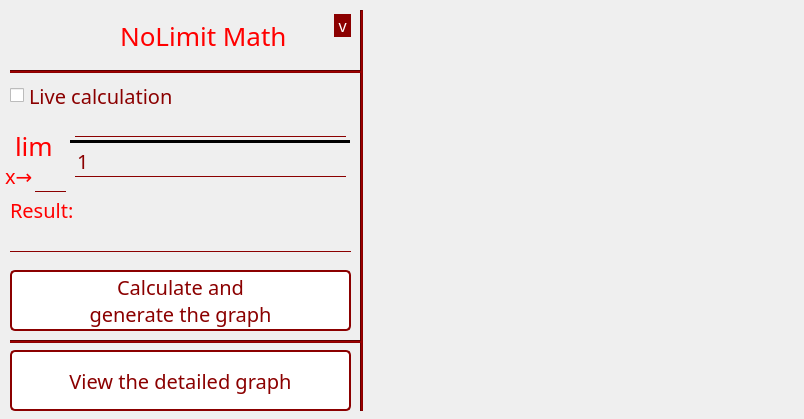
<?xml version="1.0" encoding="UTF-8"?>
<ui version="4.0">
 <class>MainWindow</class>
 <widget class="QMainWindow" name="MainWindow">
  <property name="geometry">
   <rect>
    <x>0</x>
    <y>0</y>
    <width>804</width>
    <height>419</height>
   </rect>
  </property>
  <property name="minimumSize">
   <size>
    <width>804</width>
    <height>419</height>
   </size>
  </property>
  <property name="maximumSize">
   <size>
    <width>804</width>
    <height>419</height>
   </size>
  </property>
  <property name="font">
   <font>
    <family>Rockwell</family>
    <pointsize>-1</pointsize>
   </font>
  </property>
  <property name="windowTitle">
   <string>NoLimit Math - NORMAL VERSION - by SM</string>
  </property>
  <property name="windowIcon">
   <iconset>
    <normaloff>icona.png</normaloff>icona.png</iconset>
  </property>
  <property name="styleSheet">
   <string notr="true">color:darkred;font-family:Rockwell;font-size:20px;</string>
  </property>
  <widget class="QWidget" name="centralwidget">
   <widget class="QLabel" name="labelResult">
    <property name="geometry">
     <rect>
      <x>10</x>
      <y>200</y>
      <width>71</width>
      <height>20</height>
     </rect>
    </property>
    <property name="font">
     <font>
      <family>Rockwell</family>
      <pointsize>-1</pointsize>
     </font>
    </property>
    <property name="styleSheet">
     <string notr="true">color:#ff0000;font-family:Rockwell;</string>
    </property>
    <property name="text">
     <string>Result:</string>
    </property>
   </widget>
   <widget class="QLabel" name="labelLim">
    <property name="geometry">
     <rect>
      <x>15</x>
      <y>135</y>
      <width>41</width>
      <height>21</height>
     </rect>
    </property>
    <property name="font">
     <font>
      <family>Rockwell</family>
      <pointsize>-1</pointsize>
     </font>
    </property>
    <property name="styleSheet">
     <string notr="true">color:#ff0000;font-family:Rockwell;font-size:26px;</string>
    </property>
    <property name="text">
     <string>lim</string>
    </property>
   </widget>
   <widget class="QPushButton" name="bttCalcola">
    <property name="geometry">
     <rect>
      <x>10</x>
      <y>270</y>
      <width>341</width>
      <height>61</height>
     </rect>
    </property>
    <property name="font">
     <font>
      <family>Rockwell</family>
      <pointsize>-1</pointsize>
     </font>
    </property>
    <property name="styleSheet">
     <string notr="true">QPushButton
{
background-color:white;
color:darkred;
border:2px solid darkred;
border-radius:5px;
font-family:Rockwell;
}
QPushButton:hover
{
background-color:darkred;
color:white;
}
QPushButton:pressed
{
background-color:red;
border:0px;
}</string>
    </property>
    <property name="text">
     <string>Calculate and
generate the graph</string>
    </property>
   </widget>
   <widget class="QWidget" name="verticalLayoutWidget">
    <property name="geometry">
     <rect>
      <x>370</x>
      <y>10</y>
      <width>431</width>
      <height>401</height>
     </rect>
    </property>
    <layout class="QVBoxLayout" name="layout_plot"/>
   </widget>
   <widget class="QPushButton" name="bttVediGrafico">
    <property name="enabled">
     <bool>true</bool>
    </property>
    <property name="geometry">
     <rect>
      <x>10</x>
      <y>350</y>
      <width>341</width>
      <height>61</height>
     </rect>
    </property>
    <property name="font">
     <font>
      <family>Rockwell</family>
      <pointsize>-1</pointsize>
     </font>
    </property>
    <property name="styleSheet">
     <string notr="true">QPushButton
{
background-color:white;
color:darkred;
border:2px solid darkred;
border-radius:5px;
font-family:Rockwell;
}
QPushButton:hover
{
background-color:darkred;
color:white;
}
QPushButton:pressed
{
background-color:red;
border:0px;
}</string>
    </property>
    <property name="text">
     <string>View the detailed graph</string>
    </property>
   </widget>
   <widget class="QLineEdit" name="textRisultato">
    <property name="geometry">
     <rect>
      <x>10</x>
      <y>220</y>
      <width>341</width>
      <height>32</height>
     </rect>
    </property>
    <property name="styleSheet">
     <string notr="true">QLineEdit{background-color:transparent;color:darkred;border:0px solid transparent;border-bottom:1px solid darkred;opacity:.7;font-family:Rockwell;} QLineEdit:focus{border-bottom:2px solid red;opacity:1;background-color:transparent;}</string>
    </property>
    <property name="readOnly">
     <bool>true</bool>
    </property>
   </widget>
   <widget class="QLineEdit" name="textNumeratore">
    <property name="geometry">
     <rect>
      <x>75</x>
      <y>105</y>
      <width>271</width>
      <height>32</height>
     </rect>
    </property>
    <property name="styleSheet">
     <string notr="true">QLineEdit{background-color:transparent;color:darkred;border:0px solid transparent;border-bottom:1px solid darkred;opacity:.7;font-family:Rockwell;font-size:20px;} QLineEdit:focus{border-bottom:2px solid red;opacity:1;background-color:transparent;}</string>
    </property>
   </widget>
   <widget class="QLineEdit" name="textX">
    <property name="geometry">
     <rect>
      <x>35</x>
      <y>160</y>
      <width>31</width>
      <height>32</height>
     </rect>
    </property>
    <property name="styleSheet">
     <string notr="true">QLineEdit{background-color:transparent;color:darkred;border:0px solid transparent;border-bottom:1px solid darkred;opacity:.7;font-family:Rockwell;font-size:20px;} QLineEdit:focus{border-bottom:2px solid red;opacity:1;background-color:transparent;}</string>
    </property>
   </widget>
   <widget class="QLabel" name="labelX">
    <property name="geometry">
     <rect>
      <x>5</x>
      <y>165</y>
      <width>41</width>
      <height>21</height>
     </rect>
    </property>
    <property name="font">
     <font>
      <family>Rockwell</family>
      <pointsize>-1</pointsize>
     </font>
    </property>
    <property name="styleSheet">
     <string notr="true">color:#ff0000;font-family:Rockwell;</string>
    </property>
    <property name="text">
     <string>x→</string>
    </property>
   </widget>
   <widget class="Line" name="line">
    <property name="geometry">
     <rect>
      <x>360</x>
      <y>10</y>
      <width>3</width>
      <height>401</height>
     </rect>
    </property>
    <property name="styleSheet">
     <string notr="true">background-color:darkred;</string>
    </property>
    <property name="orientation">
     <enum>Qt::Vertical</enum>
    </property>
   </widget>
   <widget class="Line" name="line_2">
    <property name="geometry">
     <rect>
      <x>10</x>
      <y>340</y>
      <width>351</width>
      <height>3</height>
     </rect>
    </property>
    <property name="styleSheet">
     <string notr="true">background-color:darkred;</string>
    </property>
    <property name="orientation">
     <enum>Qt::Horizontal</enum>
    </property>
   </widget>
   <widget class="QCheckBox" name="checkLive">
    <property name="geometry">
     <rect>
      <x>10</x>
      <y>80</y>
      <width>341</width>
      <height>31</height>
     </rect>
    </property>
    <property name="font">
     <font>
      <family>Rockwell</family>
      <pointsize>-1</pointsize>
     </font>
    </property>
    <property name="styleSheet">
     <string notr="true">color:darkred;
font-family:Rockwell;</string>
    </property>
    <property name="text">
     <string>Live calculation</string>
    </property>
   </widget>
   <widget class="QLineEdit" name="textDenominatore">
    <property name="geometry">
     <rect>
      <x>75</x>
      <y>145</y>
      <width>271</width>
      <height>32</height>
     </rect>
    </property>
    <property name="styleSheet">
     <string notr="true">QLineEdit{background-color:transparent;color:darkred;border:0px solid transparent;border-bottom:1px solid darkred;opacity:.7;font-family:Rockwell;font-size:20px;} QLineEdit:focus{border-bottom:2px solid red;opacity:1;background-color:transparent;}</string>
    </property>
    <property name="text">
     <string>1</string>
    </property>
   </widget>
   <widget class="Line" name="line_3">
    <property name="geometry">
     <rect>
      <x>70</x>
      <y>140</y>
      <width>280</width>
      <height>3</height>
     </rect>
    </property>
    <property name="styleSheet">
     <string notr="true">background-color:black;</string>
    </property>
    <property name="orientation">
     <enum>Qt::Horizontal</enum>
    </property>
   </widget>
   <widget class="Line" name="line_4">
    <property name="geometry">
     <rect>
      <x>10</x>
      <y>70</y>
      <width>351</width>
      <height>3</height>
     </rect>
    </property>
    <property name="styleSheet">
     <string notr="true">background-color:darkred;</string>
    </property>
    <property name="orientation">
     <enum>Qt::Horizontal</enum>
    </property>
   </widget>
   <widget class="QGraphicsView" name="graphicsView">
    <property name="geometry">
     <rect>
      <x>60</x>
      <y>10</y>
      <width>61</width>
      <height>51</height>
     </rect>
    </property>
    <property name="styleSheet">
     <string notr="true">background-color:transparent;
background-image:url('./icona50x50.png');
background-repeat:no-repeat;
background-position:left center;
border:0px solid transparent;</string>
    </property>
   </widget>
   <widget class="QLabel" name="labelLim_2">
    <property name="geometry">
     <rect>
      <x>120</x>
      <y>10</y>
      <width>181</width>
      <height>51</height>
     </rect>
    </property>
    <property name="font">
     <font>
      <family>Rockwell</family>
      <pointsize>-1</pointsize>
     </font>
    </property>
    <property name="styleSheet">
     <string notr="true">color:#ff0000;font-family:Rockwell;font-size:26px;</string>
    </property>
    <property name="text">
     <string>NoLimit Math</string>
    </property>
   </widget>
   <widget class="QLabel" name="labelVersione">
    <property name="geometry">
     <rect>
      <x>300</x>
      <y>10</y>
      <width>51</width>
      <height>31</height>
     </rect>
    </property>
    <property name="font">
     <font>
      <family>Rockwell</family>
      <pointsize>-1</pointsize>
     </font>
    </property>
    <property name="styleSheet">
     <string notr="true">color:#ff0000;font-family:Rockwell;font-size:26px;</string>
    </property>
    <property name="text">
     <string>&lt;html&gt;&lt;head/&gt;&lt;body&gt;&lt;p align=&quot;right&quot;&gt;&lt;span style=&quot;font-size:16px;color:white;background-color:darkred;&quot;&gt;&amp;nbsp;v&amp;nbsp;&lt;/span&gt;&lt;/p&gt;&lt;/body&gt;&lt;/html&gt;</string>
    </property>
   </widget>
  </widget>
  <action name="actionabout">
   <property name="text">
    <string>&amp;about</string>
   </property>
  </action>
 </widget>
 <resources/>
 <connections/>
</ui>
